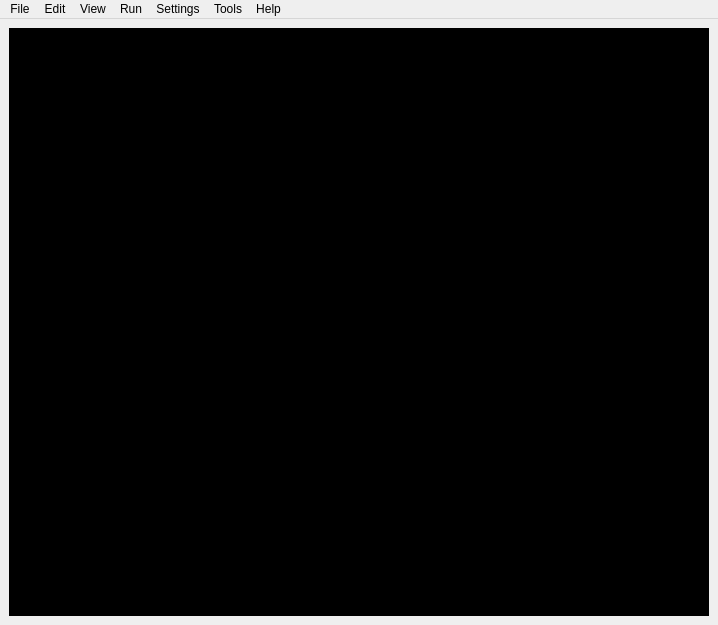
<?xml version="1.0" encoding="UTF-8"?>
<ui version="4.0">
 <class>MainWindow</class>
 <widget class="QMainWindow" name="MainWindow">
  <property name="geometry">
   <rect>
    <x>0</x>
    <y>0</y>
    <width>718</width>
    <height>625</height>
   </rect>
  </property>
  <property name="windowTitle">
   <string>Manage</string>
  </property>
  <widget class="QWidget" name="centralwidget">
   <layout class="QVBoxLayout" name="verticalLayout">
    <item>
     <widget class="QTextBrowser" name="textBrowser">
      <property name="autoFillBackground">
       <bool>false</bool>
      </property>
      <property name="styleSheet">
       <string notr="true">background-color: black;
color: white;</string>
      </property>
     </widget>
    </item>
   </layout>
  </widget>
  <widget class="QMenuBar" name="menuBar">
   <property name="geometry">
    <rect>
     <x>0</x>
     <y>0</y>
     <width>718</width>
     <height>21</height>
    </rect>
   </property>
   <widget class="QMenu" name="menuFile">
    <property name="title">
     <string>File</string>
    </property>
    <widget class="QMenu" name="menuRun">
     <property name="title">
      <string>Open...</string>
     </property>
     <addaction name="action_sql_file"/>
    </widget>
    <addaction name="actionSave_As"/>
    <addaction name="menuRun"/>
    <addaction name="actionExport"/>
    <addaction name="actionBackup"/>
    <addaction name="actionExit"/>
   </widget>
   <widget class="QMenu" name="menuEdit">
    <property name="title">
     <string>Edit</string>
    </property>
    <widget class="QMenu" name="menuSQL_Functions">
     <property name="title">
      <string>Database</string>
     </property>
     <addaction name="actionINSERT"/>
     <addaction name="actionDELETE"/>
     <addaction name="actionUPDATE"/>
    </widget>
    <widget class="QMenu" name="menuFace_Images">
     <property name="title">
      <string>Images</string>
     </property>
     <addaction name="actionAdd"/>
     <addaction name="actionAddImg"/>
     <addaction name="actionDelete"/>
     <addaction name="actionDelete_User"/>
    </widget>
    <addaction name="menuSQL_Functions"/>
    <addaction name="menuFace_Images"/>
   </widget>
   <widget class="QMenu" name="menuView">
    <property name="title">
     <string>View</string>
    </property>
    <addaction name="actionTable"/>
    <addaction name="actionImages"/>
    <addaction name="actionClear"/>
   </widget>
   <widget class="QMenu" name="menuSettings">
    <property name="title">
     <string>Settings</string>
    </property>
    <addaction name="actionConfig_Files"/>
   </widget>
   <widget class="QMenu" name="menuTools">
    <property name="title">
     <string>Tools</string>
    </property>
    <addaction name="actionEnrol_GUI"/>
    <addaction name="actionMonitor"/>
    <addaction name="actionSecurity"/>
    <addaction name="actionpgAdmin4"/>
   </widget>
   <widget class="QMenu" name="menuHelp">
    <property name="title">
     <string>Help</string>
    </property>
    <addaction name="actionAbout"/>
    <addaction name="actionAbout_2"/>
   </widget>
   <widget class="QMenu" name="menuRun_2">
    <property name="title">
     <string>Run</string>
    </property>
    <addaction name="actionRecognition_Train"/>
   </widget>
   <addaction name="menuFile"/>
   <addaction name="menuEdit"/>
   <addaction name="menuView"/>
   <addaction name="menuRun_2"/>
   <addaction name="menuSettings"/>
   <addaction name="menuTools"/>
   <addaction name="menuHelp"/>
  </widget>
  <action name="actionSave_As">
   <property name="text">
    <string>Save As...</string>
   </property>
  </action>
  <action name="action_sql_file">
   <property name="text">
    <string>SQL File</string>
   </property>
  </action>
  <action name="actionINSERT">
   <property name="text">
    <string>INSERT</string>
   </property>
  </action>
  <action name="actionDELETE">
   <property name="text">
    <string>DELETE</string>
   </property>
  </action>
  <action name="actionUPDATE">
   <property name="text">
    <string>UPDATE</string>
   </property>
  </action>
  <action name="actionEnrol_GUI">
   <property name="text">
    <string>Enrol</string>
   </property>
  </action>
  <action name="actionMonitor">
   <property name="text">
    <string>Monitor</string>
   </property>
  </action>
  <action name="actionSecurity">
   <property name="text">
    <string>Security</string>
   </property>
  </action>
  <action name="actionAbout">
   <property name="text">
    <string>View Help</string>
   </property>
  </action>
  <action name="actionAbout_2">
   <property name="text">
    <string>About</string>
   </property>
  </action>
  <action name="actionTable">
   <property name="text">
    <string>Table</string>
   </property>
  </action>
  <action name="actionAdd">
   <property name="text">
    <string>Take Photos</string>
   </property>
  </action>
  <action name="actionDelete">
   <property name="text">
    <string>Delete Images</string>
   </property>
  </action>
  <action name="actionAddImg">
   <property name="text">
    <string>Import Images</string>
   </property>
  </action>
  <action name="actionExit">
   <property name="text">
    <string>Exit</string>
   </property>
  </action>
  <action name="actionImages">
   <property name="text">
    <string>Images</string>
   </property>
  </action>
  <action name="actionClear">
   <property name="text">
    <string>Clear</string>
   </property>
  </action>
  <action name="actionpgAdmin4">
   <property name="text">
    <string>pgAdmin4</string>
   </property>
  </action>
  <action name="actionDelete_User">
   <property name="text">
    <string>Delete User</string>
   </property>
  </action>
  <action name="actionBackup">
   <property name="text">
    <string>Backup</string>
   </property>
  </action>
  <action name="actionRecognition_Train">
   <property name="text">
    <string>Recognition Trainning</string>
   </property>
  </action>
  <action name="actionExport">
   <property name="text">
    <string>Export</string>
   </property>
  </action>
  <action name="actionConfig_Files">
   <property name="text">
    <string>Config Files</string>
   </property>
  </action>
 </widget>
 <resources/>
 <connections/>
</ui>
